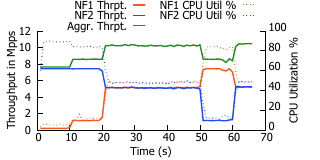

Source code (gnuplot):
#set terminal pdf size 3, 1.5 font ", 10"
set terminal pdfcairo font "Gill Sans,12" linewidth 1 size 3.2in,1.6in
set output "MultiTenant.pdf"        #output format

set datafile separator comma
set style line 1 lt 1 lc rgb "#483D8B"     lw 2 pt 2 ps 0.2  #lock #purple
set style line 2 lt 1 lc rgb "#A00000"    lw 2 pt 6 ps 0.2   #Maroon
set style line 3 lt 1 lc rgb "#228B22"     lw 2 pt 12 ps 0.2    #lock-free #green
set style line 4 lt 1 lc rgb "#1F4AF6"    lw 2 pt 9 ps 0.6        #opt #blue
set style line 5 lt 1 lc rgb "#228B22"    lw 2 pt 5 ps 0.6    #DPS
set style line 6 lt 1 lc rgb "#F6591F"   lw 2 pt 4 ps 0.6   #Orange

set border 11
#set logscale y 2
#set yrange [1:1024]
#set ytics 4
#set key vertical maxrows 3
#set key samplen 1.5 spacing 0.8
#set key width -6
#set key at 48,900
#set key out vert
#set key top left maxrows 2
set key samplen 1 spacing 0.75 height -1.25
set key outside horizontal center top maxrows 2

set xlabel "Time (s)" offset 0,1
set ylabel "Throughput in Mpps" offset 1.8,0
set y2label "CPU Utilization %" offset -2.5
set ytics auto nomirror
set xtics auto offset 0,0.5 nomirror
set y2tics 20 offset -1,0.3 nomirror
set y2range [0:100]

#set title "Amortized Cbuf Allocation Overhead"
plot 'All.csv' using 1:($3/1000000) with l ls 6 t 'NF1 Thrpt.', \
		     '' using 1:($4/1000000) with l ls 4 t 'NF2 Thrpt.', \
		     '' using 1:($2/1000000) with l ls 3 t 'Aggr. Thrpt.', \
             '' using 1:($5) with l axes x1y2 ls 6 lw 1.5 dt 3 t 'NF1 CPU Util %', \
             '' using 1:($6) with l axes x1y2 ls 4 lw 1.5 dt 3 t 'NF2 CPU Util %' 
